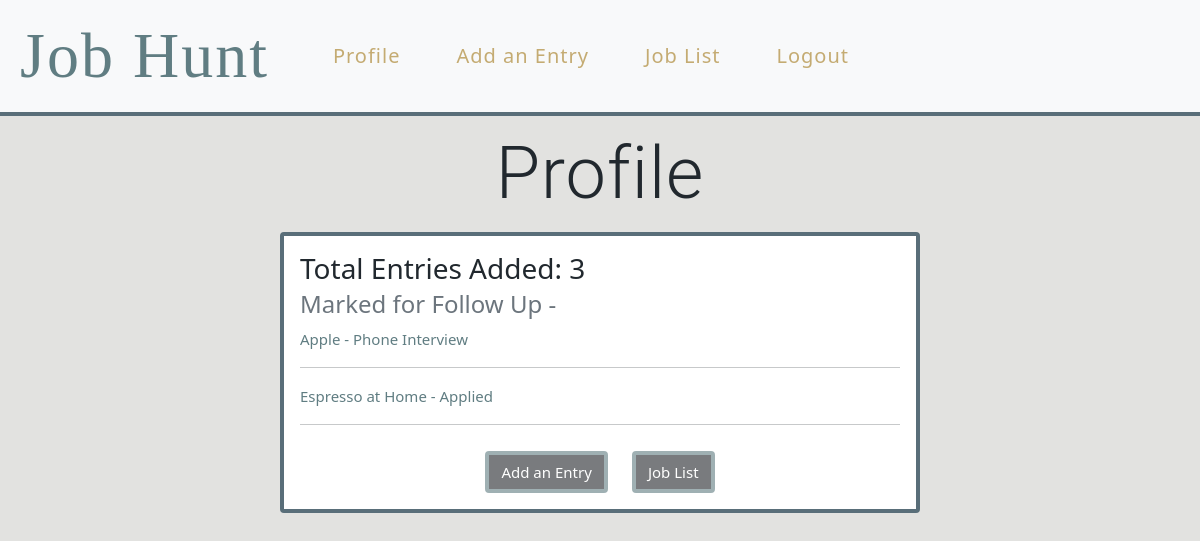
The page /profile (signed in) on the database its author committed.
### jobHuntApp/models.py (models this page shows)
class User(models.Model):
    first_name = models.CharField(max_length=255)
    last_name = models.CharField(max_length=255)
    email = models.CharField(max_length=255)
    password = models.TextField()
    created_at = models.DateTimeField(auto_now_add=True)
    updated_at = models.DateTimeField(auto_now=True)
    objects = UserManager()

class Job(models.Model):
    company_name = models.CharField(max_length=50)
    position = models.CharField(max_length=50)
    status = models.CharField(max_length=50)
    created_by = models.ForeignKey(User, related_name="jobs", on_delete=models.CASCADE, null=True)
    users_follow_up = models.ManyToManyField(User, related_name="jobs_users_marked")
    created_at = models.DateTimeField(auto_now_add=True)
    updated_at = models.DateTimeField(auto_now=True)
    objects = JobManager()

### jobHuntApp/views.py (the view)
# urls.py: path('profile', views.profile),
def profile(request):
    if 'user_id' not in request.session:
        return redirect('/')
    this_user = User.objects.filter(id = request.session['user_id'])
    context = {
        'user': this_user[0]
    }
    return render(request, 'profile.html', context)

### jobHuntApp/templates/profile.html (shortened to what this page needs)
<!DOCTYPE html>
<html>
    <head>
        <link href="https://cdn.jsdelivr.net/npm/bootstrap@5.1.0/dist/css/bootstrap.min.css" rel="stylesheet">
        <link rel="stylesheet" href="/static/css/style.css">
    </head>
    <body>
    {% include "navBar.html" %}
    <h1 class="display-2 text-center">Profile</h1>
        <div class="d-flex justify-content-center">
            <div class="card" style="width: 40rem;">
                <div class="card-body">
                    <h3 class="card-title"> Total Entries Added: {{user.jobs.all | length}}</h3>
                    <h4 class="card-subtitle mb-2 text-muted">Marked for Follow Up - </h4>
                    {% for job in user.jobs.all reversed%}
                        {% if job.users_follow_up.all %}
                            <p class="card-text"><a href="/jobs/{{job.id}}/edit">{{job.company_name}} - {{job.status}}</a></p>
                            <hr>
                        {% endif %}
                    {% endfor %}
                    <div class="col text-center">
                        <a class="btn btn-dark" href="/addlisting" role="button">Add an Entry</a>
                        <a class="btn btn-dark" href="/jobs" role="button">Job List</a>
                    </div>
                </div>
            </div>
        </div>
    </body>
</html>

### jobHuntApp/static/css/style.css (style rules this page uses)
* { color: #21282e; }
body { background-color: #e2e2e0; }
h1 { margin: 15px; font-family: 'Roboto', sans-serif; letter-spacing: 1px; }
p { color: #607d82; }
a { text-decoration: none; color: #607d82; }
.btn { margin: 10px 10px 0 10px; border: 4px #607d82 solid; opacity: 60%; }
.data_table, .card { border: 4px #596E79 solid; }
.card a { font-size: 15px; }

### rows shown on the page
User: jobs.all|length "3"
Job: company_name "Apple", status "Phone Interview"
Job: company_name "Espresso at Home", status "Applied"
